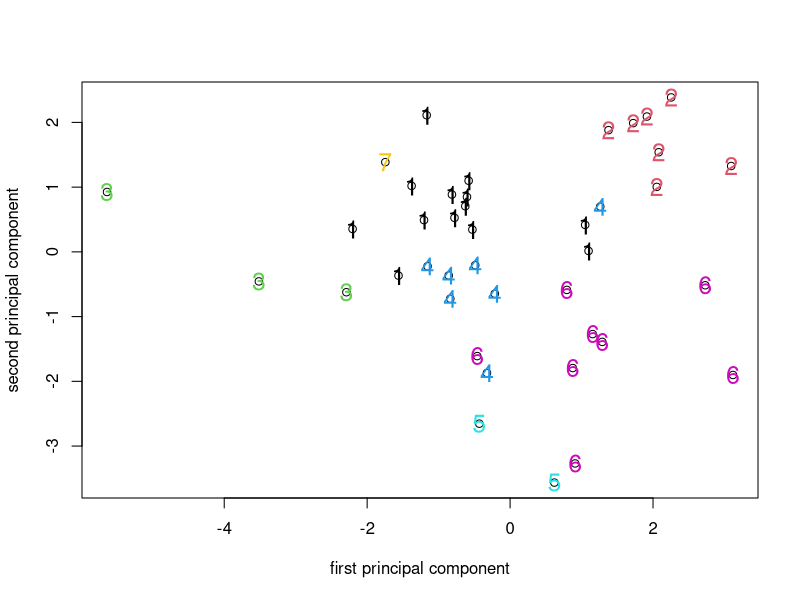
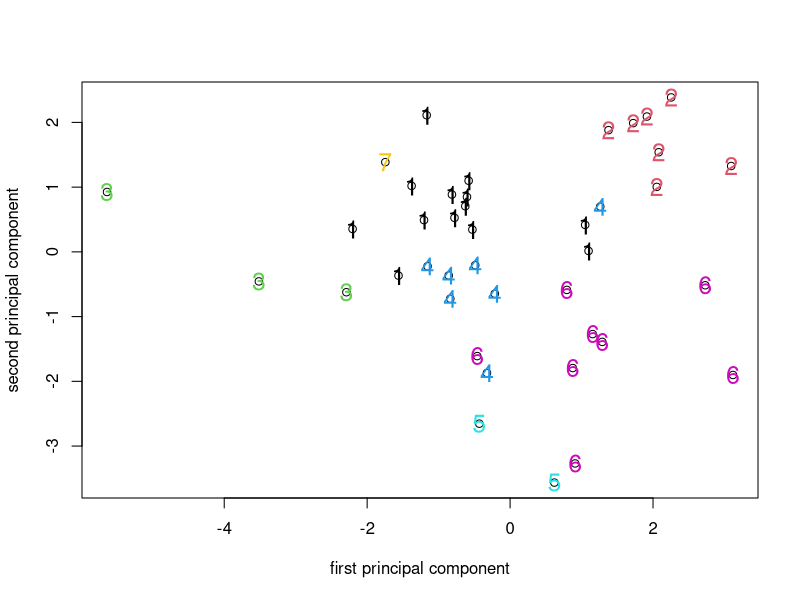
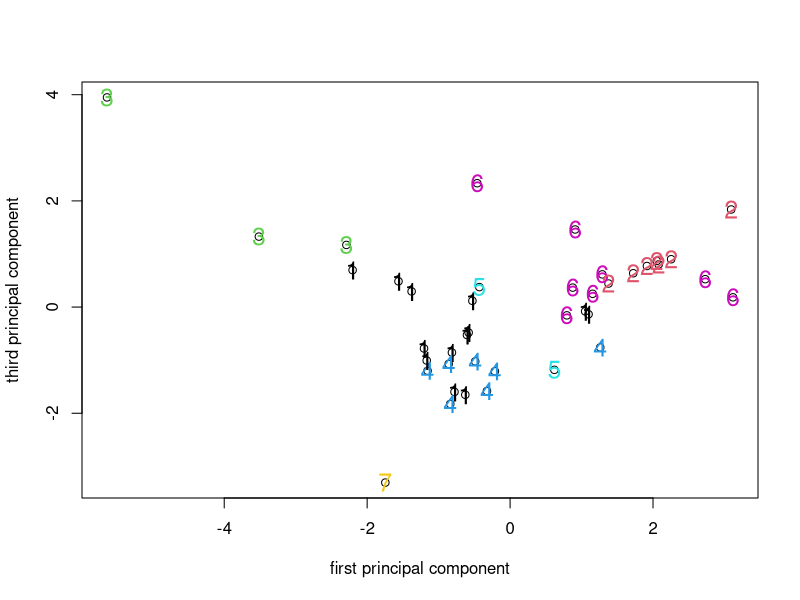
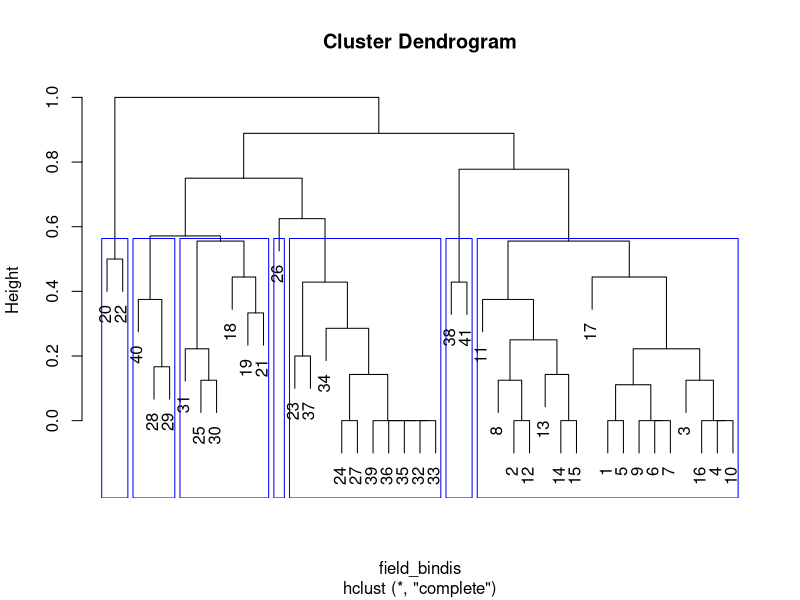
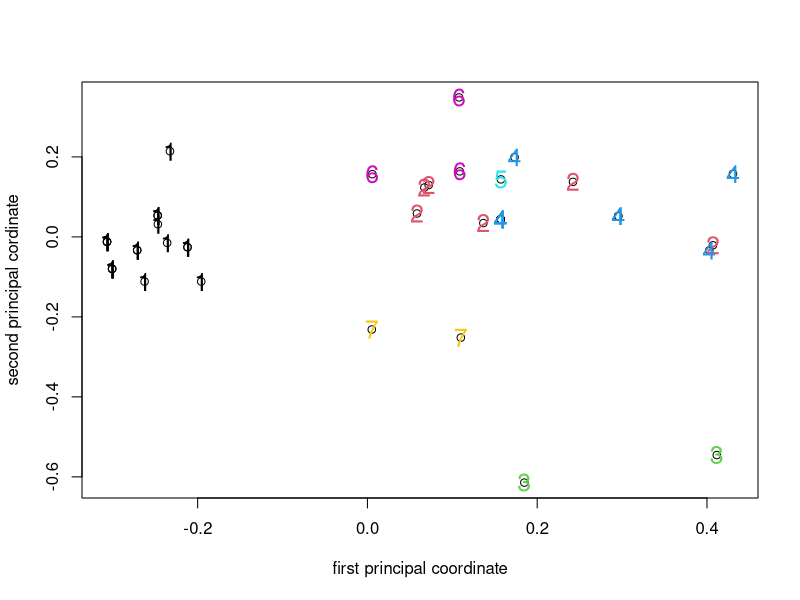

These figures' R source, in order:
## ---- chunk 1
PCA1_data <- read.csv("data/PCA1_Survey.csv", head = TRUE)
PCA1_cordata <- PCA1_data[c(-7, -8, -9)]
head(PCA1_cordata)

survey_corpca1 <- princomp(PCA1_cordata[3:14], cor = TRUE)
NHCA_data1 <- data.frame(PCA1_cordata[, 1:2], scale(PCA1_cordata[, 3:14]))
NHCA_fields2 <- kmeans(NHCA_data1[, 3:14], 7)
## ---- chunk 2
PCA_7clusplot <- plot(survey_corpca1$score[, 1], survey_corpca1$score[, 2],
  xlab = "first principal component", ylab = "second principal component"
)
text(survey_corpca1$score[, 1], survey_corpca1$score[, 2],
  cex = 1.5, NHCA_fields2$cluster,
  col = NHCA_fields2$cluster
)

PCA_7clusplot <- plot(survey_corpca1$score[, 1], survey_corpca1$score[, 2],
  xlab = "first principal component", ylab = "second principal component"
)
text(survey_corpca1$score[, 1], survey_corpca1$score[, 2],
  cex = 1.5, NHCA_fields2$cluster,
  col = NHCA_fields2$cluster
)

PCA_7clusplot2 <- plot(survey_corpca1$score[, 1], survey_corpca1$score[, 3],
  xlab = "first principal component", ylab = "third principal component"
)

text(survey_corpca1$score[, 1], survey_corpca1$score[, 3],
  cex = 1.5, NHCA_fields2$cluster,
  col = NHCA_fields2$cluster
)
## ---- chunk 3
HCA_data2 <- data.frame(PCA1_cordata[, 1:2], (PCA1_cordata[, 3:14] > 0) * 1)
field_bindis <- dist(HCA_data2[, 3:14], method = "binary")
PCO1_fields <- cmdscale(field_bindis, k = 10, eig = TRUE)
HCA_field3 <- hclust(field_bindis, method = "complete")
plot(HCA_field3)
field_hgroups3 <- cutree(HCA_field3, k = 7)
rect.hclust(HCA_field3, k = 7, border = "blue")

PCO_7clusplot <- plot(PCO1_fields$points[, 1], PCO1_fields$points[, 2],
  xlab = "first principal coordinate", ylab = "second principal cordinate"
)
text(PCO1_fields$points[, 1], PCO1_fields$points[, 2],
  cex = 1.5, field_hgroups3,
  col = field_hgroups3
)
